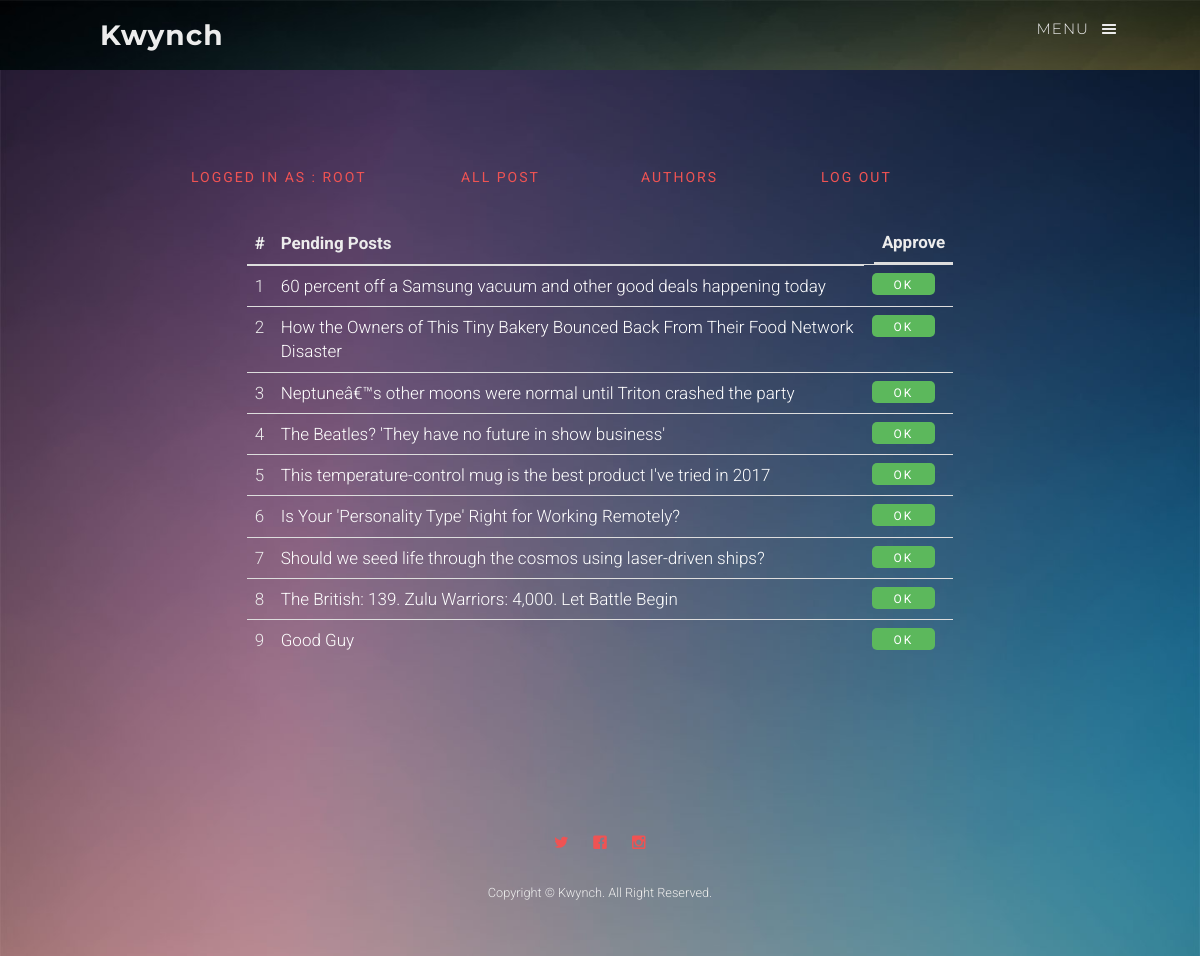
The app's page /kwynch/admin.php (signed in) with its own data.
### tables this page shows
CREATE TABLE `content` (
  `pid` int(10) NOT NULL,
  `title` text NOT NULL,
  `text` text NOT NULL,
  `img` text,
  `vis` int(1) NOT NULL
);

### kwynch/admin.php (the view, shortened to what this page needs)
<?php include("connect.php");
  include("function.php");
 ?>
<?php session_start();
if(!isset($_SESSION['user'])) {
  redirect_to("login.php");
}
else {
    $aid = $_SESSION['user'];
}
?>
<!DOCTYPE html>
 <html class="no-js">
	<link rel="stylesheet" href="css/animate.css">
	<link rel="stylesheet" href="css/icomoon.css">
	<link rel="stylesheet" href="css/magnific-popup.css">
	<link rel="stylesheet" href="css/salvattore.css">
	<link rel="stylesheet" href="css/style.css">
	</head>
	<body>
	<header id="fh5co-header" role="banner">
		<div class="container">
			<div class="row">
				<div class="col-md-12">
					<a href="#" class="fh5co-menu-btn js-fh5co-menu-btn">Menu <i class="icon-menu"></i></a>
					<a class="navbar-brand" href="index.php">Kwynch</a>
				</div>
			</div>
		</div>
	</header>
<div id="fh5co-main">
		<div class="container">
      <br><br><br>
      <div class="row" style="vertical-align;">
        <div class="col-md-1"></div>
        <div class="col-md-3 col-xs-6 ">
      <a href="admin.php"><button type="button" class="btn btn-link">Logged  In As : <?php
      $query = "select admin from admin where adminid=$aid";
      $result = mysqli_query($connection, $query);
    while($row = mysqli_fetch_array($result)) {
      echo $row['admin'];
      }
      ?></button></a>
    </div>
    <div class="col-md-2">
      <a href="admin.php?allpost=1"> <button type="button" class="btn btn-link">All Post</button></a>
    </div>
    <div class="col-md-2">
      <a href="admin.php?authors=1"> <button type="button" class="btn btn-link">Authors</button></a>
    </div>
    <div class="col-md-2">
      <a href="login.php"> <button type="button" class="btn btn-link">Log Out</button></a>
    </div>
    <?php
      if(!isset($_GET['allpost']) && !isset($_GET['authors']))
      {
       ?>
			  <div class="row">
				<div class="col-md-8 col-md-offset-2" style="font-size:17px;">
          <table class="table table-sm table-dark">
            <thead>
              <tr>
                <th scope="col">#</th>
                <th scope="col">Pending Posts</th>
                <th scope="col" style="float:right;">Approve</th>
              </tr>
            </thead><tbody>
            <?php
              $query = "select * from content where vis=0";
              $result = mysqli_query($connection, $query);
              $count = 0;
            while($row = mysqli_fetch_array($result)) {
            ?>
						<tr>
                <td><?php echo $count +=1; ?></td>
                <td><a href="adminedit.php?pid=<?php echo $row['pid']; ?>" style="color:white;text-decoration:none;" ><?php echo $row['title']; ?></a></td>
                <td><a href="approve.php?pid=<?php echo $row['pid'];?>&direct=1"><button type="button" class="btn btn-success btn-xs" style="float:right;margin-bottom:2px;">OK</button></a></td>
            </tr>
          <?php } ?>
          </tbody>
          </table>
					</div>
				</div>
      <?php  } ?>
        	</div>
       </div>
	</div>
	<footer id="fh5co-footer">
		<div class="container">
			<div class="row row-padded">
				<div class="col-md-12 text-center">
					<p class="fh5co-social-icons">
						<a href="#"><i class="icon-twitter"></i></a>
						<a href="#"><i class="icon-facebook"></i></a>
						<a href="#"><i class="icon-instagram"></i></a>
					</p>
					<p><small>Copyright &copy; Kwynch. All Right Reserved. </small></p>
				</div>
			</div>
		</div>
	</footer>
	</body>
</html>

### kwynch/css/icomoon.css (style rules this page uses)
[class^="icon-"], [class*=" icon-"] { font-family: 'icomoon'; speak: none; font-style: normal; font-weight: normal; font-variant: normal; text-transform: none; line-height: 1; -webkit-font-smoothing: antialiased; -moz-osx-font-smoothing: grayscale; }
.icon-menu:before { content: "\e6e0"; }
.icon-facebook:before { content: "\e767"; }
.icon-instagram:before { content: "\e76f"; }
.icon-twitter:before { content: "\e77c"; }

### records on screen
content: count "1", title "60 percent off a Samsung vacuum and other good deals happening today"
content: count "2", title "How the Owners of This Tiny Bakery Bounced Back From Their Food Network Disaster"
content: count "3", title "Neptuneâ€™s other moons were normal until Triton crashed the party"
content: count "4", title "The Beatles? 'They have no future in show business'"
content: count "5", title "This temperature-control mug is the best product I've tried in 2017"
content: count "6", title "Is Your 'Personality Type' Right for Working Remotely?"
content: count "7", title "Should we seed life through the cosmos using laser-driven ships?"
content: count "8", title "The British: 139. Zulu Warriors: 4,000. Let Battle Begin"
content: count "9", title "Good Guy"

### other values on screen
$row['admin'] "ROOT"
